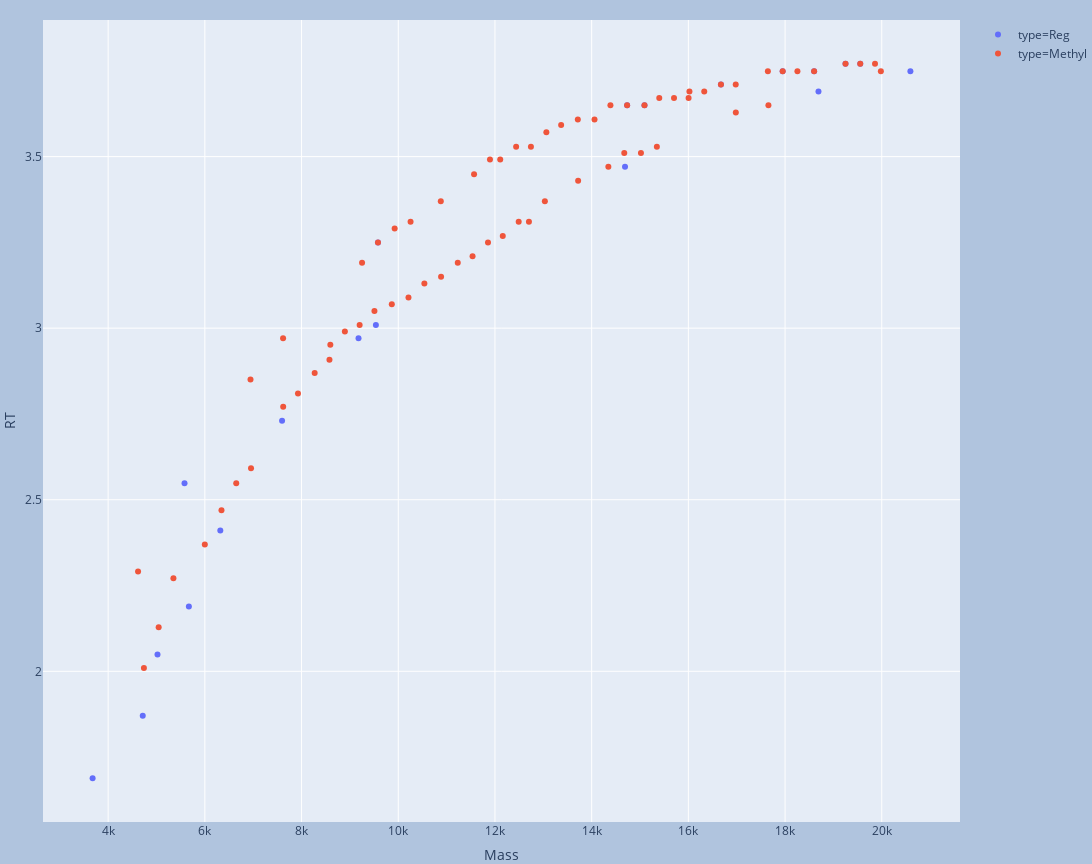

This figure's notebook cell:
### Code cell
df_3p_cc.loc[:,'type'] = 'Reg'
df_3p_cca.loc[:,'type'] = 'Methyl'
df_merge = pd.concat([df_3p_cc, df_3p_cca])
fig = px.scatter(df_merge, x='Mass', y='RT', color='type')
fig.update_layout(
    width=960*1.2,
    height=720*1.2,
    margin=dict(l=0, r=0, t=20, b=0),
    paper_bgcolor="LightSteelBlue",
)

### Figure 1 — Plotly figure (JSON) as saved in the notebook; plotly's stock layout.template omitted (floating-point values rounded to 4 significant figures)
{"data": [{"hoverlabel": {"namelength": 0}, "hovertemplate": "type=Reg<br>Mass=%{x}<br>RT=%{y}", "legendgroup": "type=Reg", "marker": {"color": "#636efa", "symbol": "circle"}, "mode": "markers", "name": "type=Reg", "showlegend": true, "type": "scatter", "x": [3678.0, 16670.0, 5580.0, 5021.0, 4716.0, 5670.0, 17950.0, 19550.0, 9178.0, 6320.0, 14690.0, 18690.0, 18600.0, 14730.0, 9537.0, 7597.0, 15090.0, 19250.0, 9580.0, 20590.0], "xaxis": "x", "y": [1.689, 3.71, 2.548, 2.049, 1.87, 2.189, 3.749, 3.77, 2.971, 2.41, 3.47, 3.689, 3.749, 3.65, 3.009, 2.73, 3.65, 3.77, 3.25, 3.749], "yaxis": "y"}, {"hoverlabel": {"namelength": 0}, "hovertemplate": "type=Methyl<br>Mass=%{x}<br>RT=%{y}", "legendgroup": "type=Methyl", "marker": {"color": "#EF553B", "symbol": "circle"}, "mode": "markers", "name": "type=Methyl", "showlegend": true, "type": "scatter", "x": [16980.0, 16670.0, 19980.0, 4619.0, 16020.0, 12700.0, 17660.0, 17950.0, 15350.0, 19550.0, 16000.0, 4740.0, 8595.0, 5045.0, 11230.0, 5350.0, 8271.0, 7926.0, 16330.0, 12740.0, 12110.0, 10250.0, 13710.0, 14350.0, 19860.0, 14670.0, 8896.0, 6944.0, 10210.0, 6649.0, 11860.0, 12490.0, 9251.0, 7620.0, 10880.0, 18260.0, 10540.0, 11900.0, 18600.0, 14730.0, 7618.0, 11570.0, 14060.0, 15400.0, 9866.0, 9925.0, 14390.0, 6344.0, 6955.0, 10890.0, 13370.0, 15090.0, 9507.0, 16980.0, 13030.0, 19250.0, 15020.0, 13060.0, 12440.0, 15700.0, 12160.0, 9580.0, 11540.0, 17640.0, 13720.0, 5999.0, 9201.0, 8577.0], "xaxis": "x", "y": [3.71, 3.71, 3.749, 2.291, 3.689, 3.31, 3.65, 3.749, 3.529, 3.77, 3.671, 2.009, 2.952, 2.129, 3.191, 2.271, 2.87, 2.81, 3.689, 3.529, 3.492, 3.31, 3.608, 3.47, 3.77, 3.51, 2.99, 2.85, 3.089, 2.548, 3.25, 3.31, 3.191, 2.771, 3.37, 3.749, 3.13, 3.492, 3.749, 3.65, 2.971, 3.449, 3.608, 3.671, 3.07, 3.291, 3.65, 2.469, 2.592, 3.15, 3.592, 3.65, 3.05, 3.629, 3.37, 3.77, 3.51, 3.571, 3.529, 3.671, 3.269, 3.25, 3.21, 3.749, 3.43, 2.369, 3.009, 2.908], "yaxis": "y"}], "layout": {"height": 864, "legend": {"tracegroupgap": 0}, "margin": {"b": 0, "l": 0, "r": 0, "t": 20}, "paper_bgcolor": "LightSteelBlue", "width": 1152, "xaxis": {"anchor": "y", "domain": [0, 1], "title": {"text": "Mass"}}, "yaxis": {"anchor": "x", "domain": [0, 1], "title": {"text": "RT"}}}}
